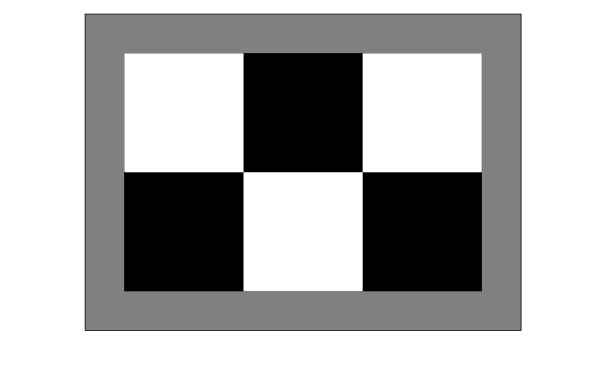
//> input picture test.png, 598 x 380 px
$ ./SubpixelDetector test.png out.png 100   (built with g++ and OpenCV 4)
//> lines starting //> are read from the running program, lines starting //| are printed output that depends on the picture; after the words box and inside, x2 and y2 are one past the last pixel; in counts of white or black regions, pixels touching at a corner belong together
### CornerPixel.hpp

#ifndef _OPENCV_INCLUDE_
#define _OPENCV_INCLUDE_

#include <opencv2/opencv.hpp>

#endif

#ifndef __OPENCV_PRECOMP_H__
#define __OPENCV_PRECOMP_H__

#include <algorithm>
#include <cstdio>
#include <vector>
#include <iostream>
#include <functional>

#endif

using namespace cv;

struct greaterThanPtr
{
    bool operator()(const float *a, const float *b) const
    // Ensure a fully deterministic result of the sort
    {
        return (*a > *b) ? true : (*a < *b) ? false : (a > b);
    }
};

void CornerPixel(InputArray _image, OutputArray _corners,
                             int maxCorners, double qualityLevel, double minDistance,
                             InputArray _mask, int blockSize, int gradientSize,
                             int useHarrisDetector, double harrisK)
{
    Mat image = _image.getMat(), eig, tmp;
    if (useHarrisDetector == 0)
        cornerHarris(image, eig, blockSize, gradientSize, harrisK);
    else if (useHarrisDetector == 1)
        cornerMinEigenVal(image, eig, blockSize, gradientSize);
    else {

    }

    double maxVal = 0;
    minMaxLoc(eig, 0, &maxVal, 0, 0, _mask);
    threshold(eig, eig, maxVal * qualityLevel, 0, THRESH_TOZERO);
    dilate(eig, tmp, Mat());

    Size imgsize = image.size();
    std::vector<const float *> tmpCorners;

    // collect list of pointers to features - put them into temporary image
    Mat mask = _mask.getMat();
    for (int y = 1; y < imgsize.height - 1; y++)
    {
        const float *eig_data = (const float *)eig.ptr(y);
        const float *tmp_data = (const float *)tmp.ptr(y);
        const uchar *mask_data = mask.data ? mask.ptr(y) : 0;

        for (int x = 1; x < imgsize.width - 1; x++)
        {
            float val = eig_data[x];
            if (val != 0 && val == tmp_data[x] && (!mask_data || mask_data[x]))
                tmpCorners.push_back(eig_data + x);
        }
    }

    std::vector<Point2f> corners;
    size_t i, j, total = tmpCorners.size(), ncorners = 0;

    if (total == 0)
    {
        _corners.release();
        return;
    }

    std::sort(tmpCorners.begin(), tmpCorners.end(), greaterThanPtr());

    if (minDistance >= 1)
    {
        // Partition the image into larger grids
        int w = image.cols;
        int h = image.rows;

        const int cell_size = cvRound(minDistance);
        const int grid_width = (w + cell_size - 1) / cell_size;
        const int grid_height = (h + cell_size - 1) / cell_size;

        std::vector<std::vector<Point2f>> grid(grid_width * grid_height);

        minDistance *= minDistance;

        for (i = 0; i < total; i++)
        {
            int ofs = (int)((const uchar *)tmpCorners[i] - eig.ptr());
            int y = (int)(ofs / eig.step);
            int x = (int)((ofs - y * eig.step) / sizeof(float));

            bool good = true;

            int x_cell = x / cell_size;
            int y_cell = y / cell_size;

            int x1 = x_cell - 1;
            int y1 = y_cell - 1;
            int x2 = x_cell + 1;
            int y2 = y_cell + 1;

            // boundary check
            x1 = std::max(0, x1);
            y1 = std::max(0, y1);
            x2 = std::min(grid_width - 1, x2);
            y2 = std::min(grid_height - 1, y2);

            for (int yy = y1; yy <= y2; yy++)
            {
                for (int xx = x1; xx <= x2; xx++)
                {
                    std::vector<Point2f> &m = grid[yy * grid_width + xx];

                    if (m.size())
                    {
                        for (j = 0; j < m.size(); j++)
                        {
                            float dx = x - m[j].x;
                            float dy = y - m[j].y;

                            if (dx * dx + dy * dy < minDistance)
                            {
                                good = false;
                                goto break_out;
                            }
                        }
                    }
                }
            }

        break_out:

            if (good)
            {
                grid[y_cell * grid_width + x_cell].push_back(Point2f((float)x, (float)y));

                corners.push_back(Point2f((float)x, (float)y));
                ++ncorners;

                if (maxCorners > 0 && (int)ncorners == maxCorners)
                    break;
            }
        }
    }
    else
    {
        for (i = 0; i < total; i++)
        {
            int ofs = (int)((const uchar *)tmpCorners[i] - eig.ptr());
            int y = (int)(ofs / eig.step);
            int x = (int)((ofs - y * eig.step) / sizeof(float));

            corners.push_back(Point2f((float)x, (float)y));
            ++ncorners;
            if (maxCorners > 0 && (int)ncorners == maxCorners)
                break;
        }
    }

    Mat(corners).convertTo(_corners, _corners.fixedType() ? _corners.type() : CV_32F);
}

### SubpixelDetector.cpp
#ifndef _OPENCV_INCLUDE_
#define _OPENCV_INCLUDE_

#include <opencv2/opencv.hpp>

#endif

#include <iostream>

#include "CornerSubPixel.hpp"
#include "CornerPixel.hpp"

using namespace cv;
using namespace std;

Mat src, src_gray, cp;
int maxCorners = 16;
RNG rng(12345);
bool point_comparator(const cv::Point2f &a, const cv::Point2f &b);

vector<Point2f> findCorner(int, void *);
vector<Point2f> subPixel(vector<Point2f>);

int main(int argc, char **argv)
{
    Mat source = imread(argv[1]);
//> source is the input picture: 380 rows x 598 cols, CV_8UC3; min 0, max 255, mean 176.7
    if (source.empty())
    {
        cout << "Could not open or find the image!\n"
             << endl;
        return -1;
    }
    // src = source;
    resize(source, src, Size(1280, 720));
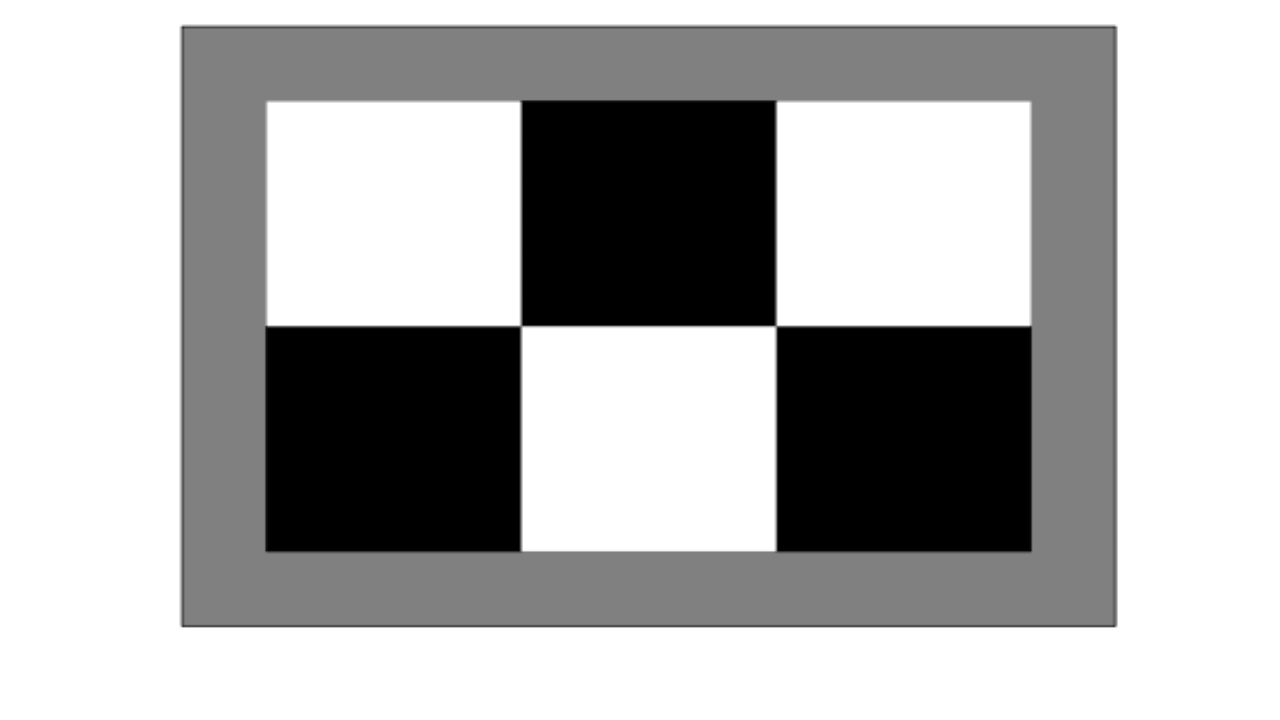
//> src: 720 rows x 1280 cols, CV_8UC3; min 0, max 255, mean 176.7
    maxCorners = atoi(argv[3]);
//> maxCorners = 100
    cout << "Size: " << src.size() << ";" << maxCorners << endl;
//| Size: [1280 x 720];100
    cvtColor(src, src_gray, COLOR_BGR2GRAY);
    vector<Point2f> corners = findCorner(0, 0);
//> in CornerPixel, `cornerMinEigenVal(image, eig, blockSize, gradientSize);`:
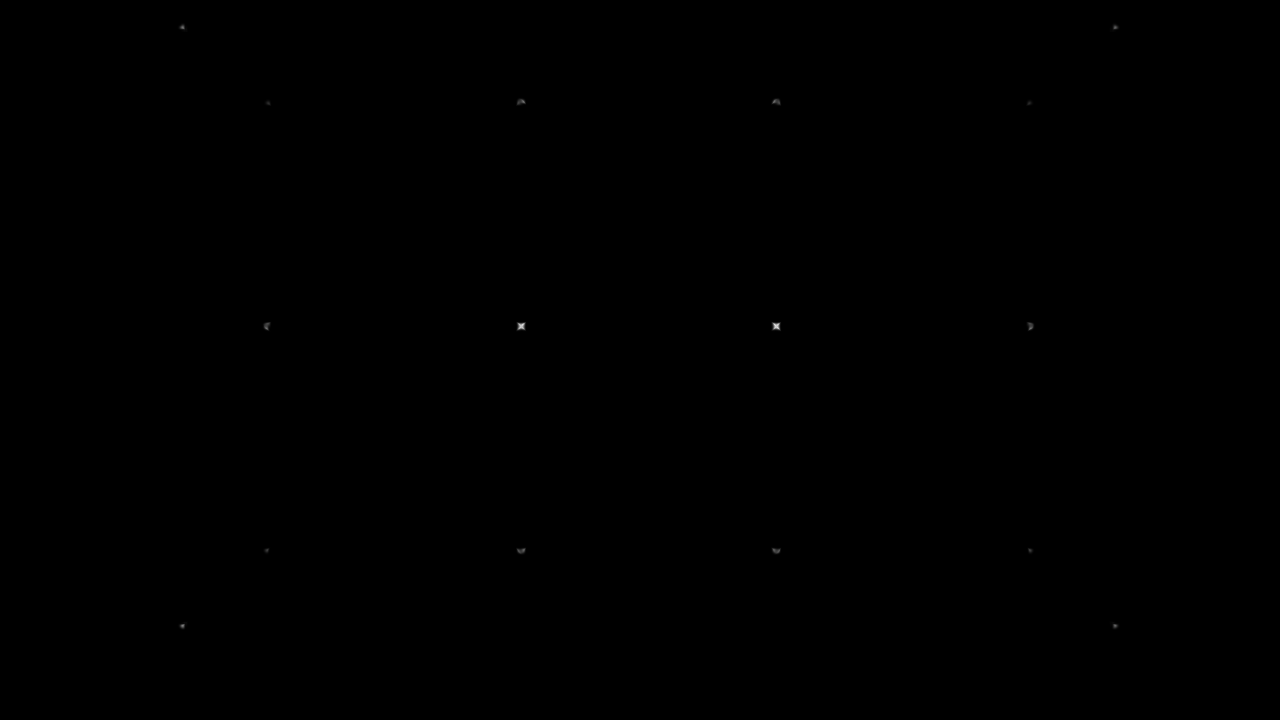
//> eig: 720 rows x 1280 cols, CV_32FC1; min 0, max 0.89, mean 0.000166
//> in CornerPixel, `minMaxLoc(eig, 0, &maxVal, 0, 0, _mask);`: maxVal = 0.89
//> in CornerPixel, `threshold(eig, eig, maxVal * qualityLevel, 0, THRESH_TOZERO);`: eig: 720 rows x 1280 cols, CV_32FC1; 1.81% of pixels changed, all inside (x1, y1, x2, y2) = (175, 20, 1122, 632)
//> after the loop in CornerPixel, `for (int y = 1; y < imgsize.height - 1; y++)`: tmpCorners = 26 items
//> in CornerPixel, `size_t i, j, total = tmpCorners.size(), ncorners = 0;`: total = 26
//> the loop in CornerPixel, `for (i = 0; i < total; i++)` made 26 passes
//> (ofs, y, x, x_cell, y_cell, x1, y1, x2) on passes 1 to 12: (1667100, 325, 775, 155, 65, 154, 64, 156), (1677348, 327, 777, 155, 65, 154, 64, 156), (1660968, 324, 522, 104, 64, 103, 63, 105), (1676320, 327, 520, 104, 65, 103, 64, 105), (1666080, 325, 520, 104, 65, 103, 64, 105), (3200728, 625, 182, 36, 125, 35, 124, 37), (519212, 101, 523, 104, 20, 103, 19, 105), (1680424, 328, 266, 53, 65, 52, 64, 54), (1683480, 328, 1030, 206, 65, 205, 64, 207), (138968, 27, 182, 36, 5, 35, 4, 37), (520216, 101, 774, 154, 20, 153, 19, 155), (3204460, 625, 1115, 223, 125, 222, 124, 224)
//> after the loop in CornerPixel, `for (i = 0; i < total; i++)`: ncorners = 21
//> in findCorner, `CornerPixel(src_gray, corners, maxCorners, qualityLevel, minDistance, ..`: corners = 21 Points (x, y), first 12: [775, 325], [522, 324], [182, 625], [523, 101], [266, 328], [1030, 328], [182, 27], [774, 101], [1115, 625], [523, 550], [1115, 27], [774, 550]
//| ** Number of corners detected: 21
    corners = subPixel(corners);
    imwrite(argv[2], cp);
    return 0;
}

vector<Point2f> findCorner(int, void *)
{
    maxCorners = MAX(maxCorners, 1);
    vector<Point2f> corners;
    double qualityLevel = 0.02;
    double minDistance = 5;
    int blockSize = 5, gradientSize = 5;
    int useHarrisDetector = 1;
    double k = 0.04;
    cp = src.clone();
    CornerPixel(src_gray,
                corners,
                maxCorners,
                qualityLevel,
                minDistance,
                Mat(),
                blockSize,
                gradientSize,
                useHarrisDetector,
                k);
    cout << "** Number of corners detected: " << corners.size() << endl;

    // [14 lines of commented-out code are left out]

    return corners;
}

vector<Point2f> subPixel(vector<Point2f> corners)
{
    int winSize = 5;
    int maxCount = 200;
    double epsilon = 0.0001;
    cvtColor(src, src_gray, COLOR_BGR2GRAY);
//> (the run ends here: the program needs code that is not available in this run, at `CornerSubPix(src_gray, corners, winSize, maxCount, epsilon);`)
